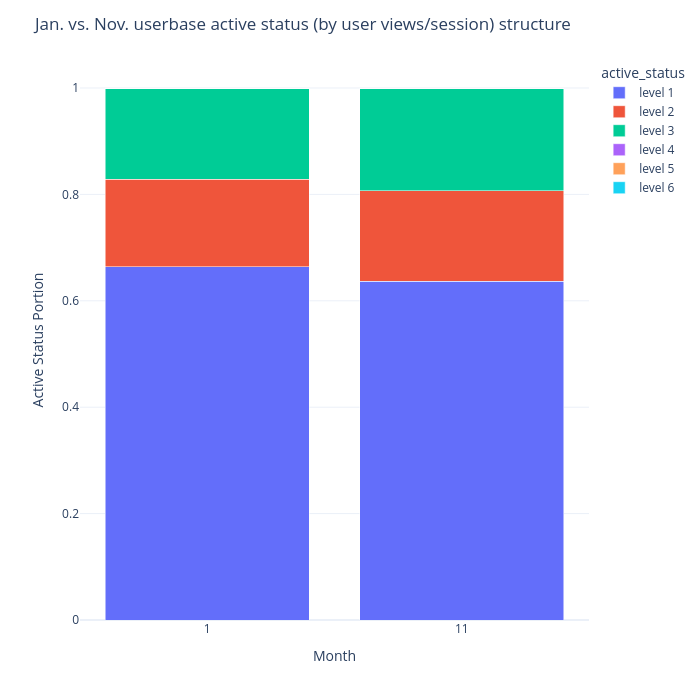

The notebook cell saved with this chart:
### Code cell
df_month_1_agg['month'] = 1
df_month_11_agg['month'] = 11

df_agg_combined = pd.concat([df_month_1_agg.reset_index(), df_month_11_agg.reset_index()], axis=0, ignore_index= True)

fig = px.bar(df_agg_combined.reset_index(), x= 'month', y='portion', color = 'active_status', barmode='stack')
fig.update_xaxes(type = 'category')
fig.update_layout(title = 'Jan. vs. Nov. userbase active status (by user views/session) structure', template = 'plotly_white', height = 700, width = 700, 
                  yaxis_title = 'Active Status Portion', xaxis_title = 'Month')

### Figure 1 — Plotly figure (JSON) as saved in the notebook; plotly's stock layout.template omitted (floating-point values rounded to 4 significant figures)
{"data": [{"hovertemplate": "active_status=level 1<br>month=%{x}<br>portion=%{y}<extra></extra>", "legendgroup": "level 1", "marker": {"color": "#636efa", "pattern": {"shape": ""}}, "name": "level 1", "orientation": "v", "showlegend": true, "textposition": "auto", "type": "bar", "x": [1, 11], "xaxis": "x", "y": [0.6638, 0.6364], "yaxis": "y"}, {"hovertemplate": "active_status=level 2<br>month=%{x}<br>portion=%{y}<extra></extra>", "legendgroup": "level 2", "marker": {"color": "#EF553B", "pattern": {"shape": ""}}, "name": "level 2", "orientation": "v", "showlegend": true, "textposition": "auto", "type": "bar", "x": [1, 11], "xaxis": "x", "y": [0.1647, 0.1709], "yaxis": "y"}, {"hovertemplate": "active_status=level 3<br>month=%{x}<br>portion=%{y}<extra></extra>", "legendgroup": "level 3", "marker": {"color": "#00cc96", "pattern": {"shape": ""}}, "name": "level 3", "orientation": "v", "showlegend": true, "textposition": "auto", "type": "bar", "x": [1, 11], "xaxis": "x", "y": [0.1709, 0.1918], "yaxis": "y"}, {"hovertemplate": "active_status=level 4<br>month=%{x}<br>portion=%{y}<extra></extra>", "legendgroup": "level 4", "marker": {"color": "#ab63fa", "pattern": {"shape": ""}}, "name": "level 4", "orientation": "v", "showlegend": true, "textposition": "auto", "type": "bar", "x": [1, 11], "xaxis": "x", "y": [0.0004148, 0.0007451], "yaxis": "y"}, {"hovertemplate": "active_status=level 5<br>month=%{x}<br>portion=%{y}<extra></extra>", "legendgroup": "level 5", "marker": {"color": "#FFA15A", "pattern": {"shape": ""}}, "name": "level 5", "orientation": "v", "showlegend": true, "textposition": "auto", "type": "bar", "x": [1, 11], "xaxis": "x", "y": [0.0001006, 0.0001462], "yaxis": "y"}, {"hovertemplate": "active_status=level 6<br>month=%{x}<br>portion=%{y}<extra></extra>", "legendgroup": "level 6", "marker": {"color": "#19d3f3", "pattern": {"shape": ""}}, "name": "level 6", "orientation": "v", "showlegend": true, "textposition": "auto", "type": "bar", "x": [1, 11], "xaxis": "x", "y": [2.765e-05, 4.499e-05], "yaxis": "y"}], "layout": {"barmode": "stack", "height": 700, "legend": {"title": {"text": "active_status"}, "tracegroupgap": 0}, "margin": {"t": 60}, "title": {"text": "Jan. vs. Nov. userbase active status (by user views/session) structure"}, "width": 700, "xaxis": {"anchor": "y", "domain": [0, 1], "title": {"text": "Month"}, "type": "category"}, "yaxis": {"anchor": "x", "domain": [0, 1], "title": {"text": "Active Status Portion"}}}}
